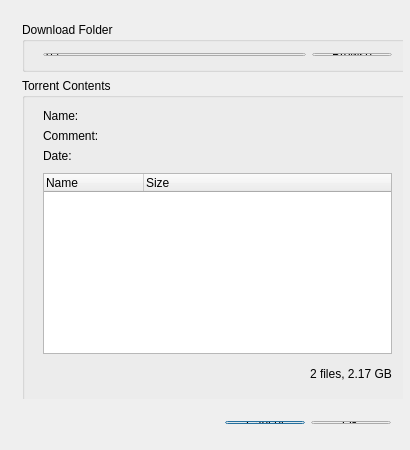
<?xml version="1.0" encoding="UTF-8"?>
<ui version="4.0">
 <class>DownloadDialog</class>
 <widget class="QDialog" name="DownloadDialog">
  <property name="enabled">
   <bool>true</bool>
  </property>
  <property name="geometry">
   <rect>
    <x>0</x>
    <y>0</y>
    <width>410</width>
    <height>450</height>
   </rect>
  </property>
  <property name="minimumSize">
   <size>
    <width>410</width>
    <height>450</height>
   </size>
  </property>
  <property name="maximumSize">
   <size>
    <width>410</width>
    <height>450</height>
   </size>
  </property>
  <property name="windowTitle">
   <string>DownloadDialog</string>
  </property>
  <property name="autoFillBackground">
   <bool>false</bool>
  </property>
  <widget class="QWidget" name="bottomLayoutWidget">
   <property name="geometry">
    <rect>
     <x>11</x>
     <y>410</y>
     <width>391</width>
     <height>25</height>
    </rect>
   </property>
   <layout class="QHBoxLayout" name="controlButtonsHorizontalLayout">
    <item>
     <spacer name="controlHorizontalSpacer">
      <property name="orientation">
       <enum>Qt::Horizontal</enum>
      </property>
      <property name="sizeHint" stdset="0">
       <size>
        <width>40</width>
        <height>20</height>
       </size>
      </property>
     </spacer>
    </item>
    <item>
     <widget class="QPushButton" name="cancelPushButton">
      <property name="text">
       <string>Cancel</string>
      </property>
     </widget>
    </item>
    <item>
     <widget class="QPushButton" name="okPushButton">
      <property name="text">
       <string>OK</string>
      </property>
     </widget>
    </item>
   </layout>
  </widget>
  <widget class="QWidget" name="">
   <property name="geometry">
    <rect>
     <x>11</x>
     <y>11</y>
     <width>392</width>
     <height>388</height>
    </rect>
   </property>
   <layout class="QVBoxLayout" name="verticalLayout">
    <item>
     <widget class="QGroupBox" name="downloadFolderGroupBox">
      <property name="sizePolicy">
       <sizepolicy hsizetype="Maximum" vsizetype="Maximum">
        <horstretch>0</horstretch>
        <verstretch>0</verstretch>
       </sizepolicy>
      </property>
      <property name="minimumSize">
       <size>
        <width>390</width>
        <height>50</height>
       </size>
      </property>
      <property name="title">
       <string>Download Folder</string>
      </property>
      <widget class="QWidget" name="topLayoutWidget">
       <property name="geometry">
        <rect>
         <x>10</x>
         <y>20</y>
         <width>371</width>
         <height>25</height>
        </rect>
       </property>
       <layout class="QHBoxLayout" name="downloadHorizontalLayout">
        <item>
         <widget class="QLineEdit" name="downloadFodlerLineEdit">
          <property name="text">
           <string>e:/</string>
          </property>
         </widget>
        </item>
        <item>
         <widget class="QPushButton" name="browsePushButton">
          <property name="text">
           <string>Browse</string>
          </property>
         </widget>
        </item>
       </layout>
      </widget>
     </widget>
    </item>
    <item>
     <widget class="QGroupBox" name="torrentContentsGroupBox">
      <property name="sizePolicy">
       <sizepolicy hsizetype="Maximum" vsizetype="Maximum">
        <horstretch>0</horstretch>
        <verstretch>0</verstretch>
       </sizepolicy>
      </property>
      <property name="minimumSize">
       <size>
        <width>390</width>
        <height>330</height>
       </size>
      </property>
      <property name="title">
       <string>Torrent Contents</string>
      </property>
      <widget class="QWidget" name="centerLayoutWidget">
       <property name="geometry">
        <rect>
         <x>10</x>
         <y>20</y>
         <width>371</width>
         <height>297</height>
        </rect>
       </property>
       <layout class="QVBoxLayout" name="torrentContentsVerticalLayout">
        <property name="spacing">
         <number>10</number>
        </property>
        <item>
         <layout class="QFormLayout" name="torrentInfoFormLayout">
          <property name="fieldGrowthPolicy">
           <enum>QFormLayout::AllNonFixedFieldsGrow</enum>
          </property>
          <item row="0" column="0">
           <layout class="QVBoxLayout" name="torrentNameInfoVerticalLayout">
            <item>
             <widget class="QLabel" name="nameLabel">
              <property name="text">
               <string>Name:</string>
              </property>
             </widget>
            </item>
            <item>
             <widget class="QLabel" name="commentLabel">
              <property name="text">
               <string>Comment:</string>
              </property>
             </widget>
            </item>
            <item>
             <widget class="QLabel" name="dateLabel">
              <property name="text">
               <string>Date:</string>
              </property>
             </widget>
            </item>
           </layout>
          </item>
          <item row="0" column="1">
           <layout class="QVBoxLayout" name="torrentInfoVeticalLayout">
            <item>
             <widget class="QLabel" name="torrentNameLabel">
              <property name="text">
               <string/>
              </property>
             </widget>
            </item>
            <item>
             <widget class="QLabel" name="torrentCommentLabel">
              <property name="text">
               <string/>
              </property>
             </widget>
            </item>
            <item>
             <widget class="QLabel" name="torrentDateLabel">
              <property name="text">
               <string/>
              </property>
             </widget>
            </item>
           </layout>
          </item>
         </layout>
        </item>
        <item>
         <widget class="QTreeWidget" name="downloadListTreeWidget">
          <property name="enabled">
           <bool>true</bool>
          </property>
          <column>
           <property name="text">
            <string>Name</string>
           </property>
          </column>
          <column>
           <property name="text">
            <string>Size</string>
           </property>
          </column>
         </widget>
        </item>
        <item>
         <layout class="QHBoxLayout" name="torrentHorizontalLayout">
          <item>
           <spacer name="torrentHorizontalSpacer">
            <property name="orientation">
             <enum>Qt::Horizontal</enum>
            </property>
            <property name="sizeHint" stdset="0">
             <size>
              <width>40</width>
              <height>20</height>
             </size>
            </property>
           </spacer>
          </item>
          <item>
           <widget class="QLabel" name="torrentSizeLabel">
            <property name="text">
             <string>2 files, 2.17 GB</string>
            </property>
           </widget>
          </item>
         </layout>
        </item>
       </layout>
      </widget>
     </widget>
    </item>
   </layout>
  </widget>
 </widget>
 <layoutdefault spacing="6" margin="11"/>
 <resources/>
 <connections/>
</ui>
